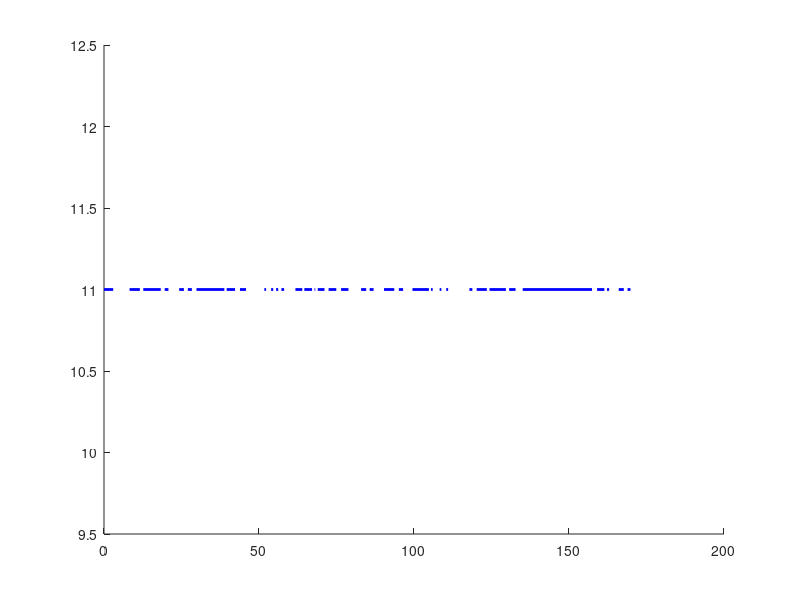
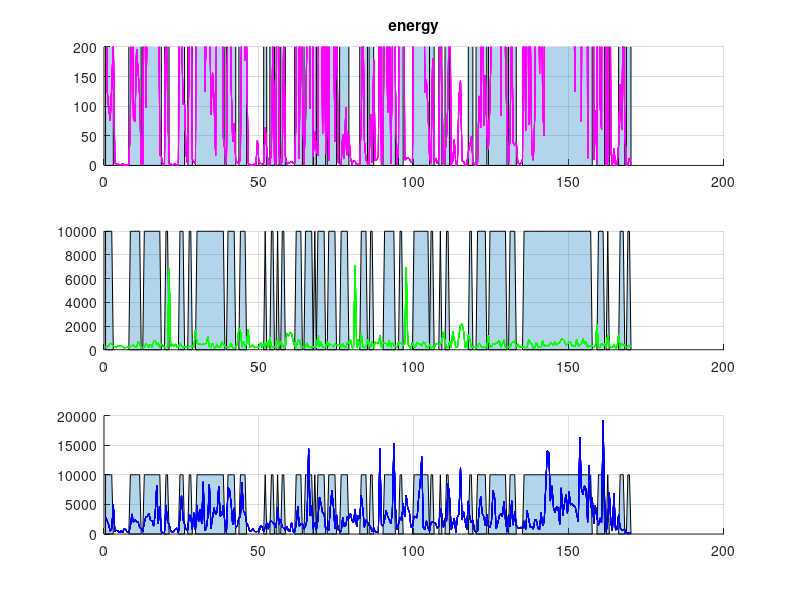
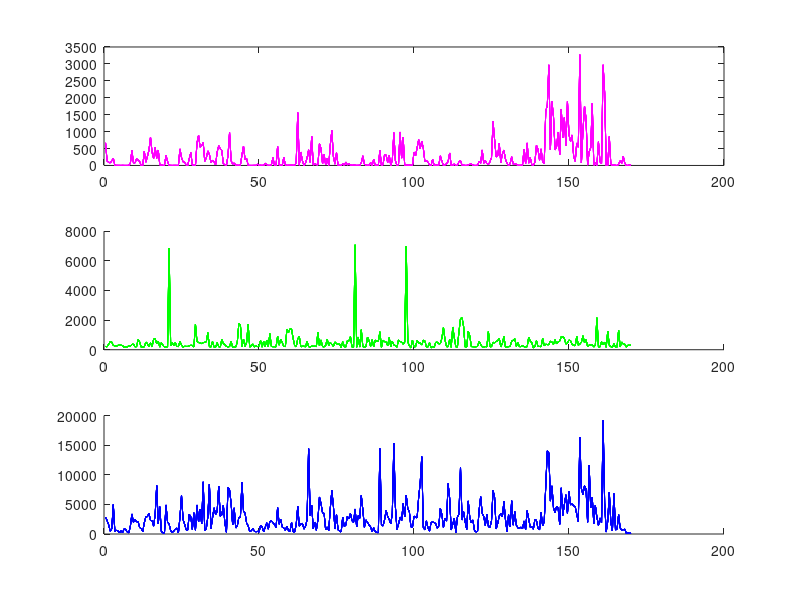

Write the MATLAB code that produced these figures, in order. (Note: this script raises an error after producing the figures.)
D = load('taimoonnoisyRawData.mat');
T = load('taimoonnoisyTruth.mat');

fields = fieldnames(D);
truthField = fieldnames(T);
close all;

replace = [];

time = 0:0.1:170;

for i = 1:length(time)
    for r = 2:length(T.(truthField{1}))
        if (time(i) >= T.(truthField{1})(r-1,1)) && (time(i) <= T.(truthField{1})(r-1,2))
            speech.truth(i) = 1;
%         elseif (time(i) >= T.(truthField{1})(r-1,2)) && (time(i) <= T.(truthField{1})(r,1))
        elseif (time(i) >= T.(truthField{1})(r-1,2))
            speech.truth(i) = 0;
        end
    end
end

figure(1);
hold on;
top = length(fields);
for i = 1:length(T.(truthField{1}))
    plot(T.(truthField{1})(i,:), [top top], 'LineWidth', 2, 'color', 'b');
end

counter = top-1;

timer = 0.5:0.5:170;
for i = 1:numel(timer)
    for r = 1:length(T.(truthField{1}))
        if (timer(i) >= T.(truthField{1})(r,1)) && (timer(i) <= T.(truthField{1})(r,2))
            tgraph.truth(i) = 10000;
        elseif (time(i) > T.(truthField{1})(r,2))
            tgraph.truth(i) = 0;
        end
    end
end

figure(2);
hold on;
for mask = 1:3
    subplot(3,1,mask);
    hold on;
    grid on;
    shade = area(timer, tgraph.truth, 'facealpha', .3);
end

for i = 2:3
    figure(i);
    for vp=fields'
        subplot(3,1,1);
        plot(timer, D.(vp{1})(:,3),'m')
        hold on;
        subplot(3,1,2);
        hold on;
        plot(timer, D.(vp{1})(:,4), 'g')
        subplot(3,1,3);
        hold on;
        plot(timer, D.(vp{1})(:,5), 'b')
    end
end
figure(2);
pos1 = get(gcf,'Position'); % get position of Figure(1) 
subplot(3,1,1);
ylim([0 200]);
title('energy');
refline(0,33);
subplot(3,1,2);
ylim([0 2000]);
title('freq');
refline(0, 775);
subplot(3,1,3);
ylim([0 10000]);
title('sfm');
refline(0, 2500);

%% accuracy
figure(1);
for fn=fields'
    %convert python output to start & stop times
    start = 0;
    for i = 2:length(D.(fn{1}))
        if D.(fn{1})(i, 1) == 1 && D.(fn{1})(i-1, 1) == 0
            start = D.(fn{1})(i, 2);
        elseif D.(fn{1})(i, 1) == 0 && D.(fn{1})(i-1, 1) == 1
            stop = D.(fn{1})(i, 2);
            replace = [replace; start stop];
        end
    end
    D.(fn{1}) = replace;
    
    %get binary speech v nonspeech for accuracy check
    for i = 1:numel(time)
        for r = 1:length(D.(fn{1}))
            if (time(i) >= D.(fn{1})(r,1)) && (time(i) <= D.(fn{1})(r,2))
                speech.(fn{1})(i) = 1;
            elseif (time(i) > D.(fn{1})(r,2))
                speech.(fn{1})(i) = 0;
            end
        end
    end
    noisematch = 0;
    speechmatch = 0;
    for i = 1:numel(time)
        if ((speech.(fn{1})(i) == 0) && (speech.truth(i) == 0))
            noisematch = noisematch + 1;
        elseif ((speech.(fn{1})(i) == 1) && (speech.truth(i) == 1))
            speechmatch = speechmatch + 1;
        end
    end
    noiseacc.truth = (length(speech.truth) - sum(speech.truth))/length(speech.truth);
    noiseacc.(fn{1}) = noisematch/numel(time);
    noiseacc.(fn{1}) = noiseacc.(fn{1}) / noiseacc.truth;
    speechacc.truth = 1 - noiseacc.truth;
    speechacc.(fn{1}) = speechmatch/numel(time);
    speechacc.(fn{1}) = speechacc.(fn{1}) / speechacc.truth;
    comparison.(fn{1}) = speech.(fn{1}) == speech.truth;
    
    accuracy.(fn{1}) = sum(comparison.(fn{1})) / length(comparison.(fn{1}));
    
    %plot data
    for i = 1:length(D.(fn{1}))
        plot(D.(fn{1})(i,:), [counter counter], 'LineWidth', 2, 'color', 'r');
    end
    lbl = strrep(fn{1}, '_', ' | ');
    text(1, counter+0.5, ['Parameters: ' lbl]);
    text(time(end)/2 - 35, counter+0.5, ['Accuracy: ' num2str(accuracy.(fn{1}) * 100) '%']);
    text(time(end)/2, counter+0.5, ['Speech Accuracy: ' num2str(speechacc.(fn{1}) * 100) '%']);
    text(time(end) - 25, counter+0.5, ['Noise Accuracy: ' num2str(noiseacc.(fn{1}) * 100) '%']);
    counter = counter - 1;
end

ylim([counter top+1])
grid on;

text(1, top+0.5, ['Truth || Speech: ' num2str((1 - noiseacc.truth)*100)...
    '% || Noise: ' num2str(noiseacc.truth * 100) '%']);

timer = 0.5:0.5:170;
for i = 1:numel(timer)
    for r = 1:length(D.(fn{1}))
        if (timer(i) >= D.(fn{1})(r,1)) && (timer(i) <= D.(fn{1})(r,2))
            tgraph.pred(i) = 10000;
        elseif (time(i) > D.(fn{1})(r,2))
            tgraph.pred(i) = 0;
        end
    end
end
figure(3);
hold on;
for mask = 1:3
    subplot(3,1,mask);
    hold on;
    grid on;
    area(timer, tgraph.pred, 'facealpha', .2);
end

figure(3);
subplot(3,1,1);
ylim([0 200]);
title('energy');
refline(0,33);
subplot(3,1,2);
ylim([0 2000]);
title('freq');
refline(0, 775);
subplot(3,1,3);
ylim([0 10000]);
title('sfm');
refline(0, 2500);
% set(gcf,'Position', get(gcf,'Position') + [0,0,150,0]); % When Figure(2) is not the same size as Figure(1)
% pos2 = get(gcf,'Position');  % get position of Figure(2) 
% set(gcf,'Position', pos2 + [pos1(3)/2,0,0,0]) % Shift position of Figure(2)
hold off;

for i = 1:3
    f = figure(i);
    f.WindowState = 'maximized';
end
%%
figure(1)
xlabel('Time (sec)');
ylabel('Parameter Set');
title('Ground Truth vs Detected Speech', 'FontSize', 14.5);
figure(2);
for i = 1:3
    subplot(3,1,i);
    xlabel('Time (sec)');
end
subplot(3,1,1);
ylabel(('Energy Level (\times10^8)'));
subplot(3,1,2);
ylabel('Frequency (Hz)');
subplot(3,1,3);
ylabel('SFM Level');
sgtitle('Values of Input Audio (Blue is Speech)');
figure(1);